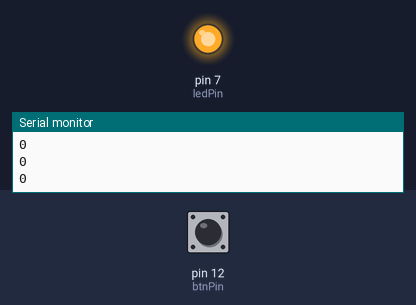
Recording of a sketch running on a simulated Arduino Uno, built with avr-gcc and run on an emulated ATmega328P. Parts: output pins drawn as LEDs (lit = HIGH), the last lines printed to the serial monitor. The inputs (shaded band) are chosen by the test bench; at power-on: pin 12 (btnPin) LOW.

Above: at 1.2 s.
1.3 s: pin 12 (btnPin) pulled HIGH for 0.15 s
At 1.5 s:
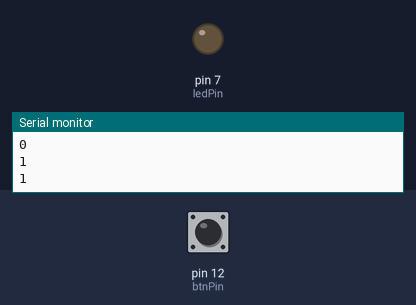
3.1 s: pin 12 (btnPin) pulled HIGH for 3.2 s
At 7.6 s:
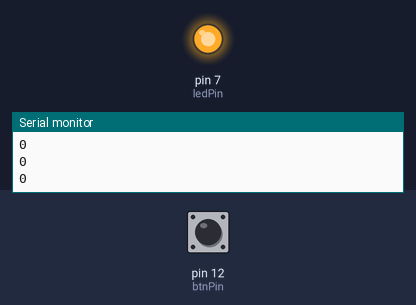
Timing chart, 0 to 9.1 s (numbered marks = the images above; inputs shaded):
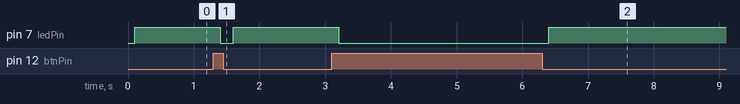

The sketch:

push_button_with_LED.ino
```cpp
int ledPin = 7;
int btnPin = 12;
int btnRead;
int delayT = 100;

void setup() {
  // put your setup code here, to run once:
  Serial.begin(9600);
  pinMode(ledPin, OUTPUT);
  pinMode(btnPin, INPUT);
}

void loop() {
  // put your main code here, to run repeatedly:
  btnRead = digitalRead(btnPin);
  Serial.println(btnRead);
  delay(delayT);
  if(btnRead == 1){
    digitalWrite(ledPin, LOW);
  }else{
    digitalWrite(ledPin, HIGH);
  }
}
```

Measured:
- after the input at 1.3 s, pin 7 (ledPin): HIGH → LOW after 0.10 s, → HIGH 0.20 s later
- after the input at 3.1 s, pin 7 (ledPin): HIGH → LOW after 0.10 s, → HIGH 3.2 s later
